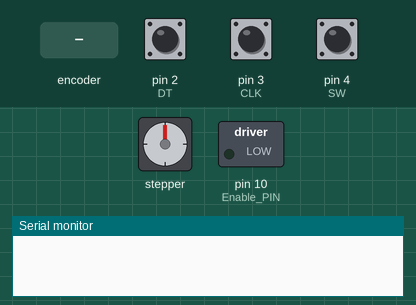
Simulated run of this sketch. Board: Arduino Uno, built with avr-gcc and run on an emulated ATmega328P. Parts: stepper motor, switched loads named in the sketch (green lamp = pin HIGH), the last lines printed to the serial monitor. The inputs (shaded band) are chosen by the test bench; at power-on: pin 4 (SW) HIGH, pin 2 (DT) HIGH, pin 3 (CLK) HIGH. Stepper angles assume 200 steps per turn.

Above: at 1.2 s.
1.3 s: pin 4 (SW) pulled LOW for 0.15 s
2.9 s: rotary encoder on pin 3 (CLK) / pin 2 (DT) turned 3 steps (first pin leading)
At 3.27 s:
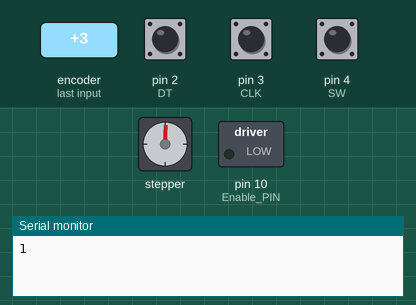
5.0 s: pin 4 (SW) pulled LOW for 1 s
At 6.6 s:
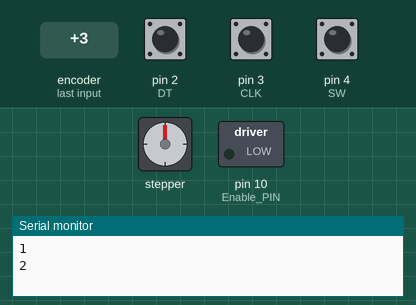
7.5 s: rotary encoder on pin 3 (CLK) / pin 2 (DT) turned 2 steps (second pin leading)
At 8.7 s:
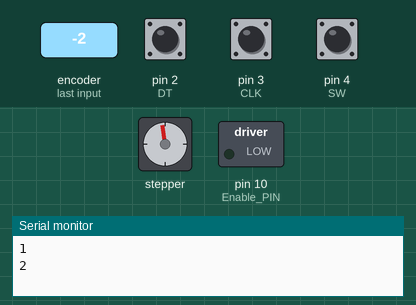
9.4 s: pin 4 (SW) pulled LOW for 3.2 s
At 14.1 s:
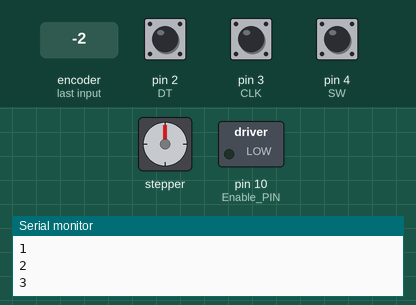
Timing chart, 0 to 15.1 s (numbered marks = the images above; inputs shaded):
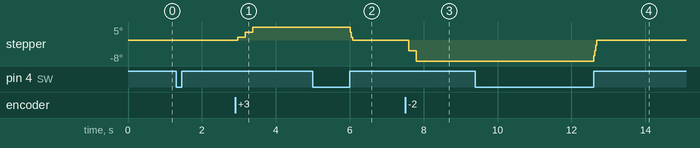

Measured:
- after the input at 7.5 s, stepper: goes -4° 0.20 s, then -8°, starting after 0.10 s

The sketch:

stepencoder.ino
```cpp
//This is an example of how you would control 1 stepper

#include <AccelStepper.h>

//int motorSpeed = 9600; //maximum steps per second (about 3rps / at 16 microsteps)
int motorSpeed = 5000; //maximum steps per second (about 5rps / at 8 microsteps)
int motorAccel = 500; //steps/second/second to accelerate
/*
int motorDirPin = 5; //digital pin 2
int motorStepPin = 2; //digital pin 3
const int Enable_PIN = 3;
*/
/*
const unsigned char ttable[6][4] = {
  {0x3 , 0x2, 0x1,  0x0}, {0x23, 0x0, 0x1,  0x0},
  {0x13, 0x2, 0x0,  0x0}, {0x3 , 0x5, 0x4,  0x0},
  {0x3 , 0x3, 0x4, 0x10}, {0x3 , 0x5, 0x3, 0x20}
};
*/
/*const unsigned char ttable[7][4] = {
  {0x0, 0x2, 0x4,  0x0}, {0x3, 0x0, 0x1, 0x10},
  {0x3, 0x2, 0x0,  0x0}, {0x3, 0x2, 0x1,  0x0},
  {0x6, 0x0, 0x4,  0x0}, {0x6, 0x5, 0x0, 0x10},
  {0x6, 0x5, 0x4,  0x0},
};*/
const unsigned char ttable[7][4] = {
{0x0, 0x2, 0x4, 0x0}, {0x3, 0x0, 0x1, 0x10},
{0x3, 0x2, 0x0, 0x0}, {0x3, 0x2, 0x1, 0x0},
{0x6, 0x0, 0x4, 0x0}, {0x6, 0x5, 0x0, 0x20},
{0x6, 0x5, 0x4, 0x0},
};

#define DT 2
#define CLK 3
#define SW 4
#define DIR_CCW 0x10
#define DIR_CW 0x20
int motorStepPin = 8; //digital pin 3
int motorDirPin = 9; //digital pin 2
const int Enable_PIN = 10;
AccelStepper stepper(1, motorStepPin, motorDirPin);
volatile unsigned char state = 0;


void setup(){
  stepper.setMaxSpeed(motorSpeed);
  stepper.setSpeed(motorSpeed);
  stepper.setAcceleration(motorAccel);
  pinMode(Enable_PIN, OUTPUT);
  digitalWrite(Enable_PIN, LOW);
  stepper.moveTo(8000); //move 32000 steps (should be 10 rev)
  Serial.begin(9600);
  pinMode(DT, INPUT);
  pinMode(CLK, INPUT);
  pinMode(SW, INPUT);
  digitalWrite(SW, HIGH);
}

void loop(){
 int counter;
 int scale;
 //byte DialPos;
 //byte Last_DialPos;
 unsigned char result;
  /* Reset the counter */
 counter = 0;
 scale=0;

  while(1)
  {
    /* Read the status of the dial */
    unsigned char pinstate = (digitalRead(CLK) << 1) | digitalRead(DT);
    state = ttable[state & 0xf][pinstate];
    result=state&0x30;
    if(result==DIR_CCW) counter++;
        if(result==DIR_CW) counter--;

    /*
    if (DialPos == 3 && Last_DialPos == 1)
    {
      counter--;
    }
    */
    //Serial.println(counter);

      if(!digitalRead(SW)){
        scale++;counter=0;
      while (!digitalRead(SW)) {}  // wait til switch is released
            delay(10);
            Serial.println(scale);
      }
     //Serial.println("Switch pressed!");

    /* Save the state of the encoder */
   // Last_DialPos = DialPos;
    //stepper.moveTo(-stepper.currentPosition());
    //if(counter==0)
    //stepper.moveTo(stepper.currentPosition());
    //else
    stepper.moveTo(counter*scale);
    stepper.run();
  }
}
```
